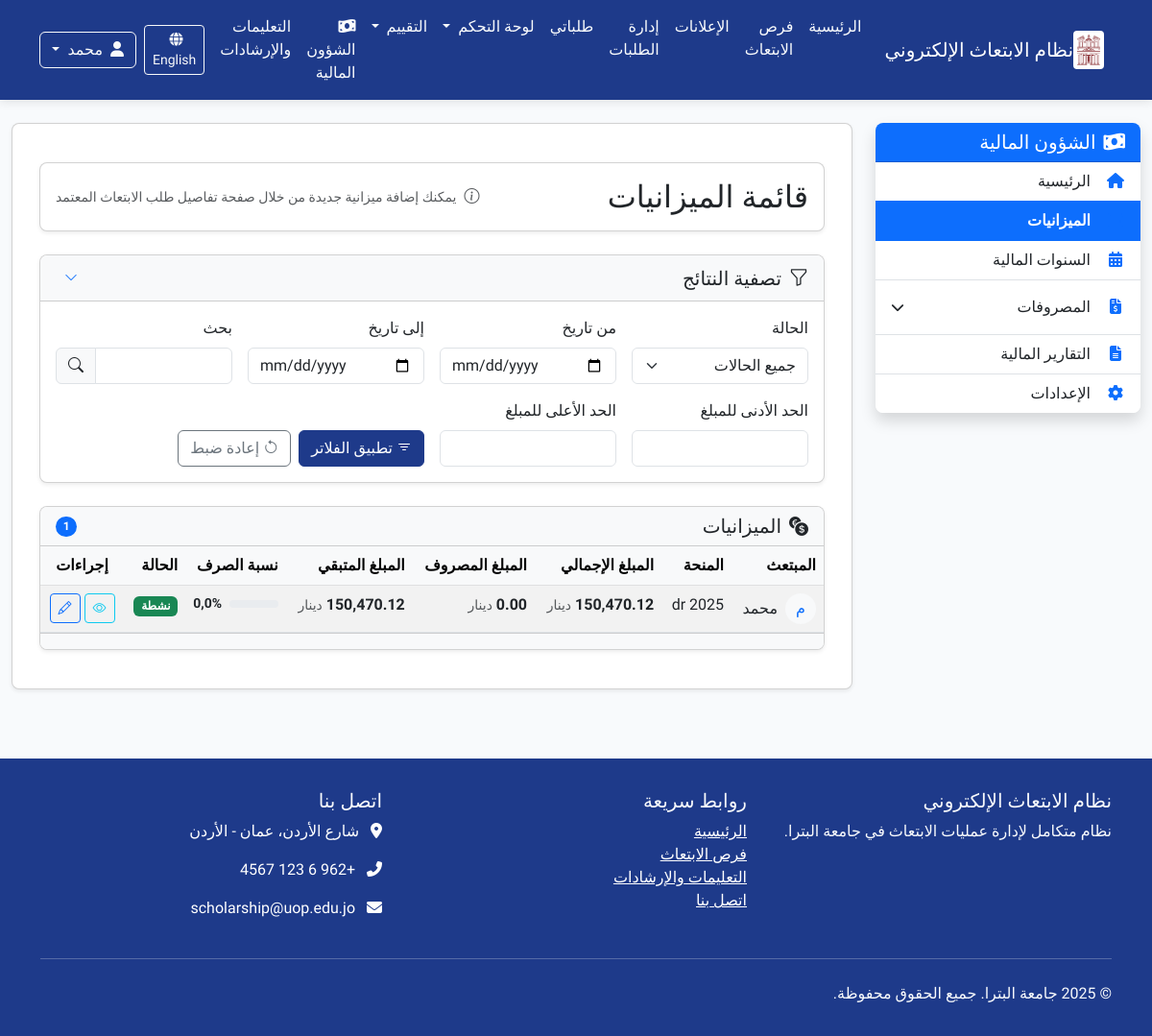
Page /ar/finance/budgets/ (signed in) on the earlier database version.
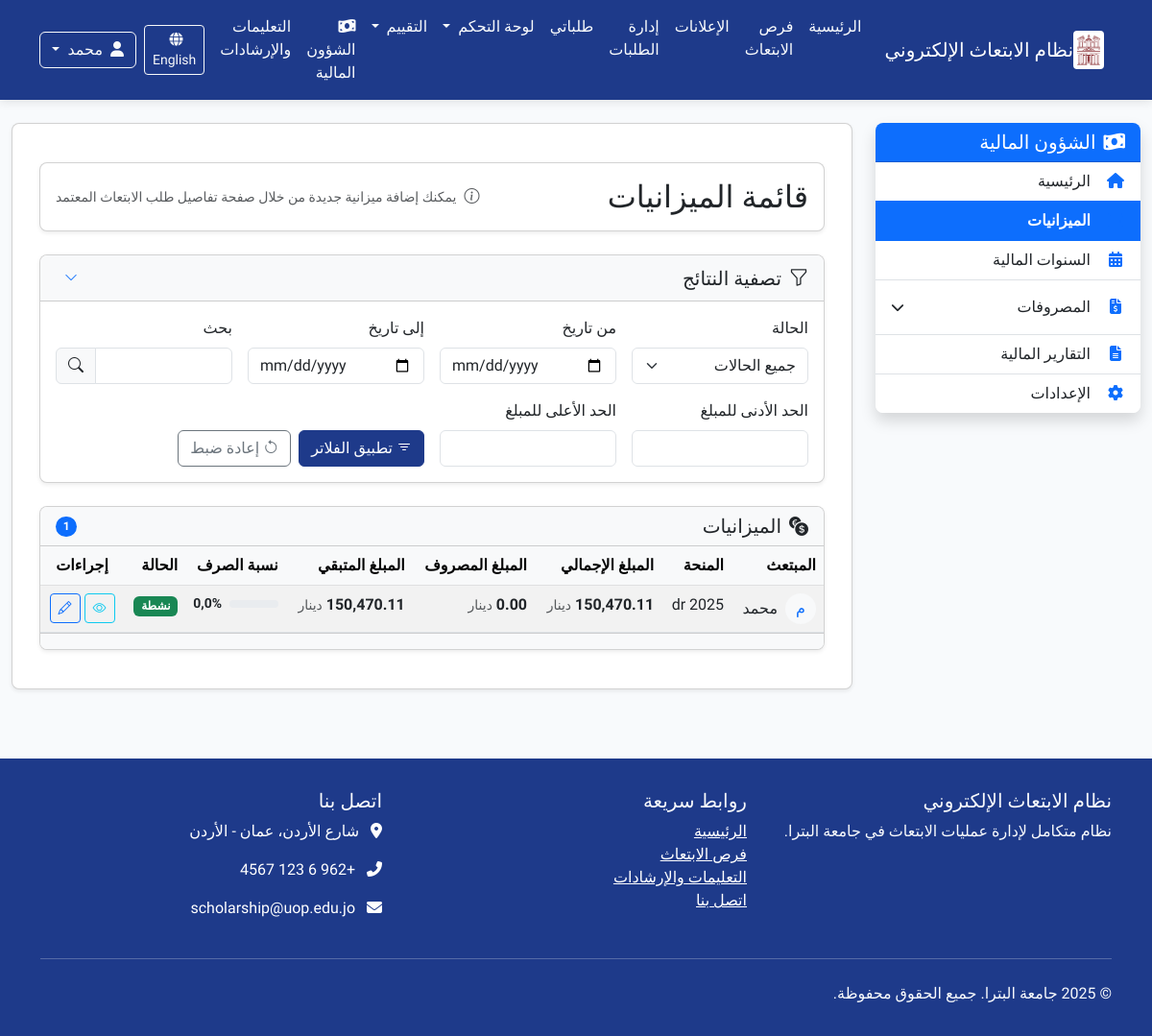
Same page on the later database version.
### finance/models.py (models this page shows, shortened)
class ScholarshipBudget(models.Model):
    STATUS_CHOICES = [
        ('draft', _('مسودة')),
        ('pending', _('قيد المراجعة')),
        ('active', _('نشطة')),
        ('closed', _('مغلقة')),
        ('cancelled', _('ملغية')),
    ]
    application = models.OneToOneField(
        'applications.Application',
        on_delete=models.CASCADE,
        related_name='budget',
        verbose_name=_('طلب الابتعاث')
    )
    fiscal_year = models.ForeignKey(
        'FiscalYear',
        on_delete=models.SET_NULL,
        null=True, blank=True,
        related_name='scholarship_budgets',
        verbose_name=_('السنة المالية')
    )
    total_amount = models.DecimalField(
        max_digits=12,
        decimal_places=2,
        validators=[MinValueValidator(Decimal('0.01'))],
        verbose_name=_('إجمالي الميزانية'),
        help_text=_('إجمالي مبلغ الميزانية بالدينار الأردني')
    )
    start_date = models.DateField(
        verbose_name=_('تاريخ البداية'),
        help_text=_('تاريخ بداية صرف الميزانية')
    )
    end_date = models.DateField(
        verbose_name=_('تاريخ النهاية'),
        help_text=_('تاريخ انتهاء صرف الميزانية')
    )
    status = models.CharField(
        max_length=20,
        choices=STATUS_CHOICES,
        default='draft',
        verbose_name=_('حالة الميزانية')
    )
    tuition_fees = models.DecimalField(
        max_digits=10,
        decimal_places=2,
        default=Decimal('0.00'),
        validators=[MinValueValidator(Decimal('0.00'))],
        verbose_name=_('الرسوم الدراسية'),
        help_text=_('إجمالي الرسوم الدراسية بالدينار الأردني')
    )
    monthly_stipend = models.DecimalField(
        max_digits=10,
        decimal_places=2,
        default=Decimal('0.00'),
        validators=[MinValueValidator(Decimal('0.00'))],
        verbose_name=_('المخصص الشهري'),
        help_text=_('إجمالي المخصصات الشهرية لجميع السنوات')
    )
    travel_allowance = models.DecimalField(
        max_digits=10,
        decimal_places=2,
        default=Decimal('0.00'),
        validators=[MinValueValidator(Decimal('0.00'))],
        verbose_name=_('مخصص السفر'),
        help_text=_('تكلفة تذاكر السفر')
    )
    health_insurance = models.DecimalField(
        max_digits=10,
        decimal_places=2,
        default=Decimal('0.00'),
        validators=[MinValueValidator(Decimal('0.00'))],
        verbose_name=_('التأمين الصحي'),
        help_text=_('تكلفة التأمين الصحي لجميع السنوات')
    )
    other_expenses = models.DecimalField(
        max_digits=10,
        decimal_places=2,
        default=Decimal('0.00'),
        validators=[MinValueValidator(Decimal('0.00'))],
        verbose_name=_('مصاريف أخرى'),
        help_text=_('التأمين على الحياة، النسبة الإضافية، رسوم الفيزا، إلخ')
    )
    exchange_rate = models.DecimalField(
        max_digits=8,
        decimal_places=4,
        default=Decimal('0.7100'),
        validators=[MinValueValidator(Decimal('0.0001'))],
        verbose_name=_('سعر الصرف'),
        help_text=_('سعر صرف العملة الأجنبية مقابل الدينار الأردني')
    )
    foreign_currency = models.CharField(
        max_length=3,
        default='GBP',
        verbose_name=_('العملة الأجنبية'),
        help_text=_('رمز العملة الأجنبية (مثل: GBP, USD, EUR)')
    )
    academic_year = models.CharField(
        max_length=20,
        verbose_name=_('السنة الدراسية'),
        help_text=_('السنة الدراسية (مثال: 2024-2025)')
    )
    is_current = models.BooleanField(
        default=True,
        verbose_name=_('السنة الحالية'),
        help_text=_('هل هذه هي السنة الدراسية الحالية للمبتعث؟')
    )
    created_by = models.ForeignKey(
        User,
        on_delete=models.SET_NULL,
        null=True, blank=True,
        related_name='created_budgets',
        verbose_name=_('أنشأ بواسطة')
    )
    created_at = models.DateTimeField(
        auto_now_add=True,
        verbose_name=_('تاريخ الإنشاء')
    )
    updated_at = models.DateTimeField(
        auto_now=True,
        verbose_name=_('تاريخ التحديث')
    )
    notes = models.TextField(
        blank=True,
        verbose_name=_('ملاحظات'),
        help_text=_('ملاحظات إضافية حول الميزانية')
    )
    class Meta:
        verbose_name = _('ميزانية ابتعاث')
        verbose_name_plural = _('ميزانيات الابتعاث')
        ordering = ['-created_at']
        indexes = [
            models.Index(fields=['status']),
            models.Index(fields=['fiscal_year']),
            models.Index(fields=['academic_year']),
            models.Index(fields=['created_at']),
        ]
    def get_spent_amount(self):
        total = self.expenses.filter(status='approved').aggregate(
            total=models.Sum('amount')
        )['total'] or Decimal('0.00')
        return total.quantize(Decimal('0.01'), rounding=ROUND_HALF_UP)
    def get_remaining_amount(self):
        spent = self.get_spent_amount()
        remaining = self.total_amount - spent
        return remaining.quantize(Decimal('0.01'), rounding=ROUND_HALF_UP)
    def get_spent_percentage(self):
        if self.total_amount <= 0:
            return Decimal('0.00')
        spent = self.get_spent_amount()
        percentage = (spent / self.total_amount * 100)
        return percentage.quantize(Decimal('0.01'), rounding=ROUND_HALF_UP)

### applications/models.py (models this page shows, shortened)
class Application(models.Model):
    scholarship = models.ForeignKey(Scholarship, verbose_name=_("فرصة الابتعاث"), on_delete=models.CASCADE,
                                    related_name="applications")
    applicant = models.ForeignKey(User, verbose_name=_("المتقدم"), on_delete=models.CASCADE,
                                  related_name="applications")
    status = models.ForeignKey(ApplicationStatus, verbose_name=_("حالة الطلب"), on_delete=models.PROTECT,
                               related_name="applications")
    application_date = models.DateTimeField(_("تاريخ التقديم"), auto_now_add=True)
    last_update = models.DateTimeField(_("آخر تحديث"), auto_now=True)
    motivation_letter = models.TextField(_("خطاب الدوافع"),
                                         help_text=_("اشرح لماذا تريد التقدم لهذه الفرصة وما هي أهدافك"))
    research_proposal = models.TextField(_("مقترح البحث"), blank=True, null=True,
                                         help_text=_("إذا كان الابتعاث لدراسة الدكتوراه، أرفق مقترح البحث الخاص بك"))
    comments = models.TextField(_("ملاحظات إضافية"), blank=True, null=True,
                                help_text=_("أي معلومات إضافية تود إضافتها لطلبك"))
    acceptance_letter = models.BooleanField(_("هل لديك قبول مبدئي؟"), default=False)
    acceptance_university = models.CharField(_("اسم الجامعة التي لديك قبول فيها"), max_length=200, blank=True,
                                             null=True)
    admin_notes = models.TextField(_("ملاحظات إدارية"), blank=True, null=True)
    class Meta:
        verbose_name = _("طلب ابتعاث")
        verbose_name_plural = _("طلبات الابتعاث")
        ordering = ['-application_date']
        unique_together = ['scholarship', 'applicant']

### announcements/models.py (models this page shows, shortened)
class Scholarship(models.Model):
    STATUS_CHOICES = (
        ('draft', _('مسودة')),
        ('published', _('منشور')),
        ('closed', _('مغلق')),
    )
    title = models.CharField(_("العنوان"), max_length=200)
    scholarship_type = models.ForeignKey(ScholarshipType, verbose_name=_("نوع الابتعاث"), on_delete=models.CASCADE,
                                         related_name="scholarships")
    description = models.TextField(_("الوصف"))
    requirements = models.TextField(_("المتطلبات"))
    benefits = models.TextField(_("المميزات"), blank=True, null=True)
    countries = models.CharField(_("الدول المتاحة"), max_length=255, blank=True, null=True)
    universities = models.TextField(_("الجامعات المتاحة"), blank=True, null=True)
    deadline = models.DateTimeField(_("الموعد النهائي للتقديم"))
    publication_date = models.DateTimeField(_("تاريخ النشر"), default=timezone.now)
    status = models.CharField(_("الحالة"), max_length=20, choices=STATUS_CHOICES, default='draft')
    max_applicants = models.PositiveIntegerField(_("الحد الأقصى للمتقدمين"), default=0, help_text=_("0 يعني غير محدود"))
    eligibility_criteria = models.TextField(_("معايير الأهلية"), blank=True, null=True)
    application_process = models.TextField(_("عملية التقديم"), blank=True, null=True)
    contact_info = models.TextField(_("معلومات الاتصال"), blank=True, null=True)
    attachment = models.FileField(_("مرفق"), upload_to='scholarship_attachments/', blank=True, null=True)
    created_by = models.ForeignKey(User, verbose_name=_("تم إنشاؤه بواسطة"), on_delete=models.CASCADE,
                                   related_name="created_scholarships")
    updated_at = models.DateTimeField(_("تم التحديث في"), auto_now=True)
    class Meta:
        verbose_name = _("فرصة ابتعاث")
        verbose_name_plural = _("فرص الابتعاث")
        ordering = ['-publication_date']

### finance/views.py (the view, shortened to what this page needs)
# urls.py: path('budgets/', views.budget_list, name='budget_list'),
@login_required
@permission_required('finance.view_scholarshipbudget', raise_exception=True)
def budget_list(request):
    filter_form = BudgetFilterForm(request.GET)
    budgets = ScholarshipBudget.objects.all().order_by('-created_at')
    if filter_form.is_valid():
        data = filter_form.cleaned_data
        if data.get('status'):
            budgets = budgets.filter(status=data['status'])
        if data.get('fiscal_year'):
            budgets = budgets.filter(fiscal_year=data['fiscal_year'])
        if data.get('start_date'):
            budgets = budgets.filter(start_date__gte=data['start_date'])
        if data.get('end_date'):
            budgets = budgets.filter(end_date__lte=data['end_date'])
        if data.get('min_amount'):
            budgets = budgets.filter(total_amount__gte=data['min_amount'])
        if data.get('max_amount'):
            budgets = budgets.filter(total_amount__lte=data['max_amount'])
    for budget in budgets:
        budget.spent_amount = budget.get_spent_amount()
        budget.remaining_amount = budget.get_remaining_amount()
        budget.spent_percentage = budget.get_spent_percentage()
    paginator = Paginator(budgets, 10)  # 10 عناصر في كل صفحة
    page = request.GET.get('page')
    try:
        budgets_page = paginator.page(page)
    except PageNotAnInteger:
        budgets_page = paginator.page(1)
    except EmptyPage:
        budgets_page = paginator.page(paginator.num_pages)
    open_fiscal_years = FiscalYear.objects.filter(status='open').order_by('-year')
    context = {
        'budgets': budgets_page,
        'filter_form': filter_form,
        'total_count': budgets.count(),
        'open_fiscal_years': open_fiscal_years,
        'total_budget_amount': budgets.aggregate(total=Sum('total_amount'))['total'] or 0,
    }
    return render(request, 'finance/budget_list.html', context)

### finance/templates/finance/budget_list.html (shortened to what the changed rows need)
{% extends "finance/base.html" %}
{% load i18n %}
{% load static %}
{% load currency_format %}
{% block finance_content %}
<div class="container-fluid py-4">
    <div class="card shadow-sm mb-4">
        <div class="card-body">
            <div class="d-flex justify-content-between align-items-center">
                <h2 class="card-title mb-0">{% trans "قائمة الميزانيات" %}</h2>
            </div>
        </div>
    </div>
    <div class="card shadow-sm">
        <div class="card-body p-0">
            <div class="table-responsive">
                <table class="table table-hover table-striped mb-0">
                    <thead class="table-light">
                        <tr>
                            <th>{% trans "المبتعث" %}</th>
                            <th>{% trans "المنحة" %}</th>
                            <th>{% trans "المبلغ الإجمالي" %}</th>
                            <th>{% trans "المبلغ المصروف" %}</th>
                            <th>{% trans "المبلغ المتبقي" %}</th>
                            <th>{% trans "نسبة الصرف" %}</th>
                            <th>{% trans "الحالة" %}</th>
                            <th class="text-center">{% trans "إجراءات" %}</th>
                        </tr>
                    </thead>
                    <tbody>
                        {% for budget in budgets %}
                        <tr>
                            <td>
                                <div class="d-flex align-items-center">
                                    <div class="avatar-circle bg-light text-primary me-2">
                                        {{ budget.application.applicant.get_full_name|slice:":1" }}
                                    </div>
                                    <div>{{ budget.application.applicant.get_full_name }}</div>
                                </div>
                            </td>
                            <td>
                                <span class="text-truncate d-inline-block" style="max-width: 200px;" title="{{ budget.application.scholarship.title }}">
                                    {{ budget.application.scholarship.title }}
                                </span>
                            </td>
                            <td>
                                <span class="fw-bold">{{ budget.total_amount|currency }}</span>
                                <small class="text-muted">{% trans "دينار" %}</small>
                            </td>
                            <td>
                                <span class="fw-bold">{{ budget.spent_amount|currency }}</span>
                                <small class="text-muted">{% trans "دينار" %}</small>
                            </td>
                            <td>
                                <span class="fw-bold">{{ budget.remaining_amount|currency }}</span>
                                <small class="text-muted">{% trans "دينار" %}</small>
                            </td>
                            <td>
                                <div class="d-flex align-items-center">
                                    <div class="progress flex-grow-1 me-2" style="height: 8px;">
                                    </div>
                                    <span class="small fw-bold">{{ budget.spent_percentage|floatformat:1 }}%</span>
                                </div>
                            </td>
                            <td>
                                {% if budget.status == 'active' %}
                                    <span class="badge bg-success">{{ budget.get_status_display }}</span>
                                {% elif budget.status == 'suspended' %}
                                    <span class="badge bg-warning text-dark">{{ budget.get_status_display }}</span>
                                {% else %}
                                    <span class="badge bg-secondary">{{ budget.get_status_display }}</span>
                                {% endif %}
                            </td>
                            <td>
                                <div class="d-flex justify-content-center">
                                    <a href="{% url 'finance:budget_detail' budget.id %}" class="btn btn-sm btn-outline-info me-1" title="{% trans 'عرض' %}">
                                        <i class="bi bi-eye"></i>
                                    </a>
                                    {% if perms.finance.change_scholarshipbudget %}
                                    <a href="{% url 'finance:update_budget' budget.id %}" class="btn btn-sm btn-outline-primary" title="{% trans 'تعديل' %}">
                                        <i class="bi bi-pencil"></i>
                                    </a>
                                    {% endif %}
                                </div>
                            </td>
                        </tr>
                        {% endfor %}
                    </tbody>
                </table>
            </div>
        </div>
    </div>
</div>
{% block extra_css %}
<link rel="stylesheet" href="https://cdn.jsdelivr.net/npm/bootstrap-icons@1.11.1/font/bootstrap-icons.css">
{% endblock %}
{% endblock %}

Differences in the rows shown:
changed ScholarshipBudget "نشطة": total_amount "150,470.12" → "150,470.11"; remaining_amount "150,470.12" → "150,470.11"
